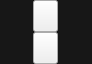
<?xml version="1.0" encoding="UTF-8"?>
<ui version="4.0">
 <class>SequencerWgt</class>
 <widget class="QWidget" name="SequencerWgt">
  <property name="geometry">
   <rect>
    <x>0</x>
    <y>0</y>
    <width>92</width>
    <height>64</height>
   </rect>
  </property>
  <property name="windowTitle">
   <string>SequencerWgt</string>
  </property>
  <property name="styleSheet">
   <string notr="true">#SequencerWgt{
background:rgba(0,0,0,0.70);
}</string>
  </property>
  <layout class="QGridLayout" name="gridLayout" rowstretch="0,0">
   <property name="leftMargin">
    <number>0</number>
   </property>
   <property name="topMargin">
    <number>0</number>
   </property>
   <property name="rightMargin">
    <number>0</number>
   </property>
   <property name="bottomMargin">
    <number>0</number>
   </property>
   <property name="spacing">
    <number>0</number>
   </property>
   <item row="0" column="0">
    <widget class="QPushButton" name="pushButton">
     <property name="minimumSize">
      <size>
       <width>25</width>
       <height>32</height>
      </size>
     </property>
     <property name="maximumSize">
      <size>
       <width>25</width>
       <height>32</height>
      </size>
     </property>
     <property name="styleSheet">
      <string notr="true">#pushButton{
border-image:url(:/image/image/Sequencer_next.png);
}
#pushButton:pressed{
margin:1px;
}</string>
     </property>
     <property name="text">
      <string/>
     </property>
    </widget>
   </item>
   <item row="1" column="0">
    <widget class="QPushButton" name="pushButton_2">
     <property name="minimumSize">
      <size>
       <width>25</width>
       <height>32</height>
      </size>
     </property>
     <property name="maximumSize">
      <size>
       <width>25</width>
       <height>32</height>
      </size>
     </property>
     <property name="styleSheet">
      <string notr="true">#pushButton_2{
border-image:url(:/image/image/Sequencer_prev.png);
}
#pushButton_2:pressed{
margin:1px;
}</string>
     </property>
     <property name="text">
      <string/>
     </property>
    </widget>
   </item>
  </layout>
 </widget>
 <layoutdefault spacing="6" margin="11"/>
 <resources/>
 <connections/>
</ui>
